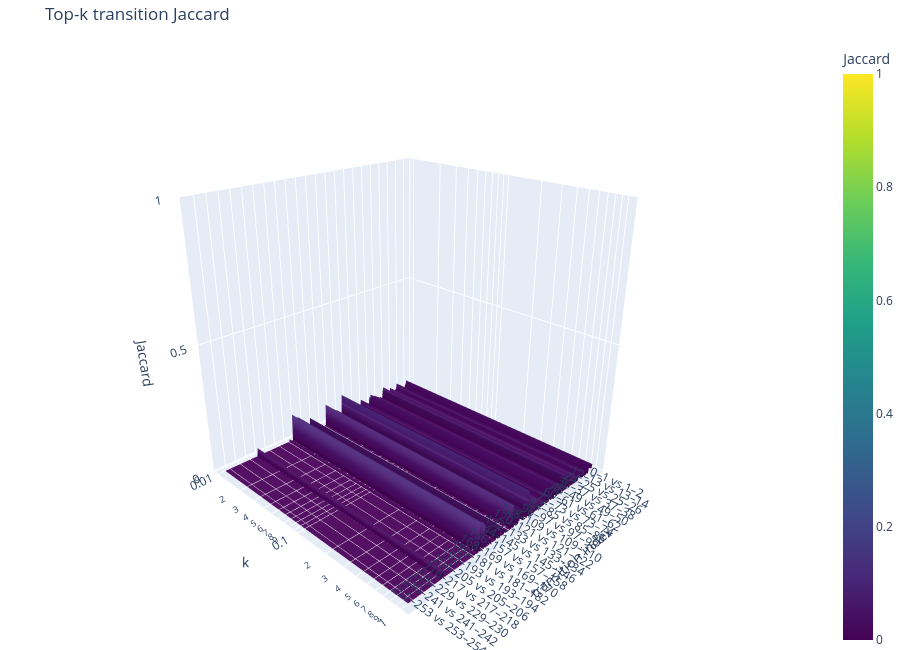

Write notebook code for a chart like this one.
### Code cell
import numpy as np
import plotly.graph_objects as go


def plot_jaccard_3d_interactive(J, k_grid, epochs=None,
                                title='Top-k transition Jaccard',
                                zmin=0.0, zmax=1.0, path=''):
    """
    J: (num_k, num_pairs) numpy array
    k_grid: sequence of k values (len == J.shape[0])
    epochs: optional full epoch list (len == J.shape[1] + 2) for nicer x labels
    """
    num_k, num_pairs = J.shape
    x = np.arange(num_pairs)
    y = np.asarray(k_grid, dtype=float)

    # x labels: label each column by the epoch pair it compares
    if epochs is not None and len(epochs) == num_pairs + 2:
        x_labels = [f'{epochs[i]}–{epochs[i+1]} vs {epochs[i+1]}–{epochs[i+2]}'
                    for i in x]
    else:
        x_labels = [str(i) for i in x]

    fig = go.Figure(data=[
        go.Surface(
            x=x, y=y, z=J,
            colorscale='Viridis',
            cmin=zmin, cmax=zmax,
            colorbar=dict(title='Jaccard'),
            hovertemplate=(
                'pair: %{customdata}<br>'
                'k: %{y:.4g}<br>'
                'Jaccard: %{z:.4f}<extra></extra>'
            ),
            customdata=np.broadcast_to(
                np.array(x_labels)[None, :], J.shape
            ),
        )
    ])

    fig.update_layout(
        title=title,
        scene=dict(
            xaxis=dict(title='transition index', tickvals=x[::max(1, num_pairs // 20)],
                       ticktext=[x_labels[i] for i in x[::max(1, num_pairs // 20)]]),
            yaxis=dict(title='k', type='log' if (y > 0).all() and y.max() / y.min() > 50 else 'linear'),
            zaxis=dict(title='Jaccard', range=[zmin, zmax]),
            aspectmode='cube',
            camera=dict(eye=dict(x=1.6, y=1.6, z=1.0)),
        ),
        width=900, height=650,
        margin=dict(l=0, r=0, t=40, b=0),
    )
    if path:
        fig.write_html(path)
    fig.show()
    return fig


# Usage
J = jaccard_transition(ps, k_grid, round=True)   # (len(k_grid), E-2)
plot_jaccard_3d_interactive(J, k_grid, epochs=list(range(ps.shape[0])),
                            #  path=f'experiments/CV/logs/{EXPERIMENT}/version_{VERSION}/{PARAM_SCOPE}.html'
                             );

### Figure 1 — Plotly figure (JSON) as saved in the notebook; plotly's stock layout.template omitted (floating-point values rounded to 4 significant figures; data arrays with more than 128 entries replaced by an {"elided": "..."} marker saying what was removed)
{"data": [{"cmax": 1, "cmin": 0, "colorbar": {"title": {"text": "Jaccard"}}, "colorscale": [[0, "#440154"], [0.1111, "#482878"], [0.2222, "#3e4989"], [0.3333, "#31688e"], [0.4444, "#26828e"], [0.5556, "#1f9e89"], [0.6667, "#35b779"], [0.7778, "#6ece58"], [0.8889, "#b5de2b"], [1, "#fde725"]], "customdata": {"elided": "8x258 str values"}, "hovertemplate": "pair: %{customdata}<br>k: %{y:.4g}<br>Jaccard: %{z:.4f}<extra></extra>", "type": "surface", "x": {"elided": "258 int values"}, "y": [0.01, 0.02, 0.05, 0.1, 0.2, 0.3, 0.5, 1.0], "z": {"elided": "8x258 float values"}}], "layout": {"height": 650, "margin": {"b": 0, "l": 0, "r": 0, "t": 40}, "scene": {"aspectmode": "cube", "camera": {"eye": {"x": 1.6, "y": 1.6, "z": 1}}, "xaxis": {"ticktext": ["0–1 vs 1–2", "12–13 vs 13–14", "24–25 vs 25–26", "36–37 vs 37–38", "48–49 vs 49–50", "60–61 vs 61–62", "72–73 vs 73–74", "84–85 vs 85–86", "96–97 vs 97–98", "108–109 vs 109–110", "120–121 vs 121–122", "132–133 vs 133–134", "144–145 vs 145–146", "156–157 vs 157–158", "168–169 vs 169–170", "180–181 vs 181–182", "192–193 vs 193–194", "204–205 vs 205–206", "216–217 vs 217–218", "228–229 vs 229–230", "240–241 vs 241–242", "252–253 vs 253–254"], "tickvals": [0, 12, 24, 36, 48, 60, 72, 84, 96, 108, 120, 132, 144, 156, 168, 180, 192, 204, 216, 228, 240, 252], "title": {"text": "transition index"}}, "yaxis": {"title": {"text": "k"}, "type": "log"}, "zaxis": {"range": [0, 1], "title": {"text": "Jaccard"}}}, "title": {"text": "Top-k transition Jaccard"}, "width": 900}}
